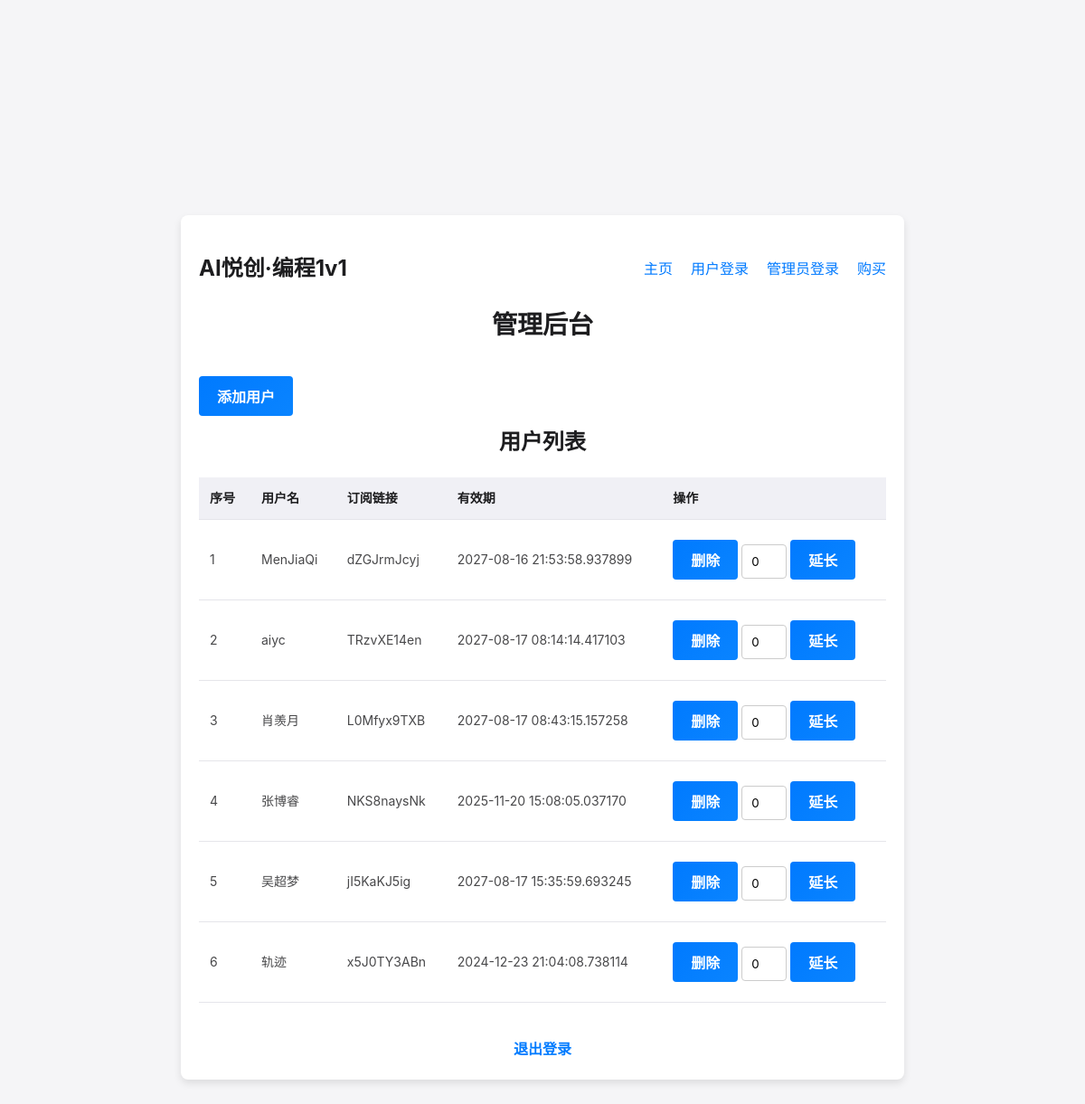
/admin (signed in), run on the app's committed database.
### app.py (models this page shows, shortened)
class User(db.Model):
    id = db.Column(db.Integer, primary_key=True)
    username = db.Column(db.String(150), nullable=False, unique=True)
    password = db.Column(db.String(150), nullable=False)
    expiration_date = db.Column(db.DateTime, nullable=True)
    subscription_link = db.Column(db.String(200), nullable=True, unique=True)

### app.py (the view, shortened to what this page needs)
@app.route('/admin', methods=['GET', 'POST'])
@admin_login_required
def admin():
    users = User.query.all()
    return render_template('admin.html', users=enumerate(users, start=1))

### app.py (called while the page is built)
def admin_login_required(f):
    @wraps(f)
    def decorated_function(*args, **kwargs):
        if 'admin_logged_in' not in session:
            flash("请先登录", "danger")
            return redirect(url_for('login'))
        return f(*args, **kwargs)
    return decorated_function

### templates/admin.html (shortened to what this page needs)
<!DOCTYPE html>
<html lang="en">
<head>
    <link rel="stylesheet" href="{{ url_for('static', filename='base.css') }}">
    <link rel="stylesheet" href="{{ url_for('static', filename='admin.css') }}">
</head>
<body>
<div class="container">
    <nav class="navbar">
        <a href="{{ url_for('index') }}" class="logo">AI悦创·编程1v1</a>
        <ul class="nav-links">
            <li><a href="{{ url_for('index') }}">主页</a></li>
            <li><a href="{{ url_for('user_login') }}">用户登录</a></li>
            <li><a href="{{ url_for('login') }}">管理员登录</a></li>
            <li><a href="{{ url_for('purchase') }}">购买</a></li>
        </ul>
    </nav>
    <h1>管理后台</h1>
    <button id="addUserButton" class="btn">添加用户</button>
    <h2>用户列表</h2>
    <div class="table-container">
        <table>
            <thead>
            <tr>
                <th>序号</th>
                <th>用户名</th>
                <th>订阅链接</th>
                <th>有效期</th>
                <th>操作</th>
            </tr>
            </thead>
            <tbody>
            {% for index, user in users %}
                <tr>
                    <td>{{ index }}</td>
                    <td>{{ user.username }}</td>
                    <td>{{ user.subscription_link }}</td>
                    <td>{{ user.expiration_date }}</td>
                    <td>
                        <form method="post" style="display: inline;">
                            <button type="submit">删除</button>
                        </form>
                        <form method="post" style="display: inline;">
                            <input type="number" name="additional_days" value="0" style="width: 50px;">
                            <button type="submit">延长</button>
                        </form>
                    </td>
                </tr>
            {% endfor %}
            </tbody>
        </table>
    </div>
    <a href="{{ url_for('logout') }}" class="logout">退出登录</a>
</div>
</body>
</html>

### static/base.css (style rules this page uses)
* { margin: 0; padding: 0; box-sizing: border-box; font-family: -apple-system, BlinkMacSystemFont, "Segoe UI", Roboto, "Helvetica Neue", Arial, sans-serif; }
body { background-color: #f5f5f7; color: #333; display: flex; justify-content: center; align-items: center; min-height: 100vh; line-height: 1.6; }
.container { width: 100%; max-width: 800px; padding: 20px; background-color: #ffffff; border-radius: 16px; box-shadow: 0 4px 12px rgba(0, 0, 0, 0.1); }
h1 { font-size: 28px; margin-bottom: 24px; color: #1d1d1f; font-weight: 600; text-align: center; }
button { padding: 12px; border: none; border-radius: 8px; font-size: 16px; font-weight: 600; color: #fff; background: linear-gradient(135deg, #007aff, #0a84ff); cursor: pointer; transition: background 0.3s ease; margin: 8px 0; }
.navbar { display: flex; justify-content: space-between; align-items: center; padding: 20px 0; }
.navbar .logo { font-size: 24px; font-weight: bold; color: #1d1d1f; text-decoration: none; }
.navbar .nav-links { list-style: none; display: flex; margin: 0; }
.navbar .nav-links li { margin-left: 20px; }
.navbar .nav-links a { text-decoration: none; color: #007aff; font-weight: 500; transition: color 0.3s; }

### static/admin.css (style rules this page uses)
body { font-family: Arial, sans-serif; background-color: #f5f5f7; color: #333; margin: 0; padding: 0; overflow-y: scroll; }
.container { max-width: 800px; margin: 0 auto; padding: 20px; background-color: #fff; border-radius: 8px; box-shadow: 0 4px 8px rgba(0, 0, 0, 0.1); position: relative; z-index: 1; }
h1, h2 { color: #1d1d1f; text-align: center; }
button { background-color: #007bff; color: #fff; border: none; padding: 10px 20px; margin: 10px 0; cursor: pointer; font-size: 16px; border-radius: 4px; transition: background-color 0.3s ease; }
.table-container { max-height: 600px; overflow-y: auto; margin-top: 20px; position: relative; }
table { width: 100%; border-collapse: collapse; font-size: 14px; }
thead th { position: sticky; top: 0; background-color: #f0f0f5; z-index: 1; }
tbody td { background-color: #fff; color: #48484a; }
th, td { padding: 12px; border-bottom: 1px solid #e5e5ea; text-align: left; }
th { font-weight: 600; color: #1d1d1f; }
input[type="text"], input[type="password"], input[type="number"] { width: 100%; padding: 10px; margin: 8px 0; border: 1px solid #ccc; border-radius: 4px; box-sizing: border-box; }
a.logout { display: block; text-align: center; color: #007bff; text-decoration: none; margin-top: 20px; font-weight: bold; }
html { height: 100%; }

### data on the page
User: index "1", username "MenJiaQi", subscription_link "dZGJrmJcyj", expiration_date "2027-08-16 21:53:58.937899"
User: index "2", username "aiyc", subscription_link "TRzvXE14en", expiration_date "2027-08-17 08:14:14.417103"
User: index "3", username "肖羡月", subscription_link "L0Mfyx9TXB", expiration_date "2027-08-17 08:43:15.157258"
User: index "4", username "张博睿", subscription_link "NKS8naysNk", expiration_date "2025-11-20 15:08:05.037170"
User: index "5", username "吴超梦", subscription_link "jI5KaKJ5ig", expiration_date "2027-08-17 15:35:59.693245"
User: index "6", username "轨迹", subscription_link "x5J0TY3ABn", expiration_date "2024-12-23 21:04:08.738114"
